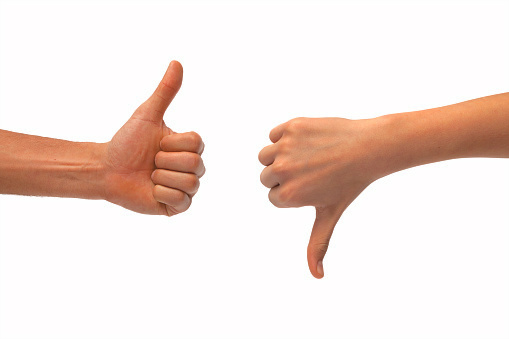
#> input picture cv_exercises/3 image seg/images/thumbs_up_down.jpg, 509 x 339 px
$ jupyter execute '2 contours.ipynb'   (shell and % lines are left out)
#> lines starting #> are read from the running program, lines starting #| are printed output that depends on the picture; after the words box and inside, x2 and y2 are one past the last pixel; in counts of white or black regions, pixels touching at a corner belong together; long printed decimals are rounded
[cell 1]
import numpy as np
import matplotlib.pyplot as plt
import cv2

image = cv2.imread('images/thumbs_up_down.jpg')
#> image is the input picture: shape (339, 509, 3); mean B, G, R 221.7, 227.3, 242.6
image = cv2.cvtColor(image, cv2.COLOR_BGR2RGB)

plt.imshow(image)

[cell 2]
gray = cv2.cvtColor(image,cv2.COLOR_RGB2GRAY)
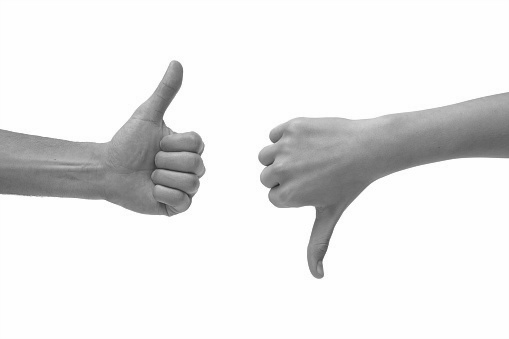
#> gray: shape (339, 509); min 32, max 255, mean 231.4
retval, binary = cv2.threshold(gray, 225, 255, cv2.THRESH_BINARY_INV)
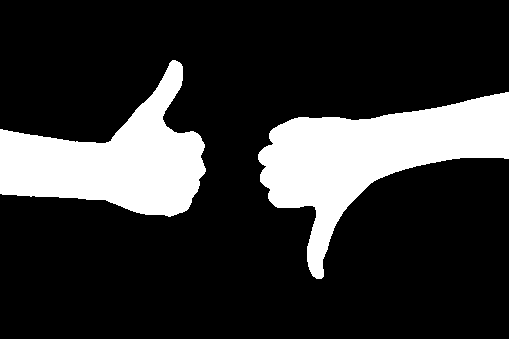
#> binary: shape (339, 509); 19.8% white; 2 white regions
plt.imshow(binary,cmap='gray')

[cell 3]
contours,hierarchy = cv2.findContours(binary,cv2.RETR_TREE,cv2.CHAIN_APPROX_SIMPLE)
#> contours = 2 contours; box (x1, y1, x2, y2) and area: (258, 92, 509, 279) 18140, (0, 60, 206, 217) 15366
contours_image = np.copy(image)
contours_image = cv2.drawContours(contours_image,contours,-1,(0,255,0),3)
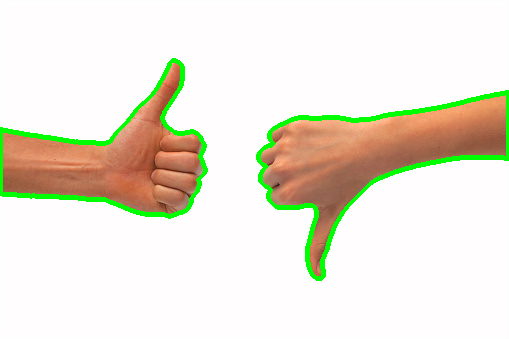
#> contours_image: shape (339, 509, 3); mean R, G, B 234.3, 230.1, 215.5
plt.imshow(contours_image)
# contours

[cell 4]
def orientations(countour_val):
    angles = []
#     a = cv2.fitEllipse(countour_val)
#     angles.append(a[2])
    for contour in countour_val:
        ellipse = cv2.fitEllipse(contour)
        cv2.ellipse(image,ellipse,(255,0,0),2,cv2.LINE_AA)
        angles.append(ellipse[2])
    plt.imshow(image)
    return angles
angles = orientations(contours)
#> the loop in orientations, `for contour in countour_val:` made 2 passes
#> ellipse on passes 1 to 2: ((355.8, 165.5), (142.2, 254.6), 61.36), ((119.2, 147.6), (152.1, 191.4), 82.28)
#> after the loop in orientations, `for contour in countour_val:`:
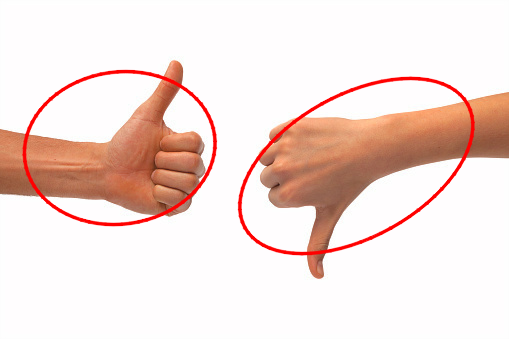
#> image: shape (339, 509, 3); mean R, G, B 242.9, 222.1, 216.6
#> after the loop in orientations, `for contour in countour_val:`: angles = [61.36, 82.28]
#> angles = [61.36, 82.28]
print('Angles of each contour (in degrees): ' + str(angles))
#| Angles of each contour (in degrees): [61.358, 82.276]

[cell 5]
#bounding rectangle
def left_hand_crop(image,selected_contour):
    x,y,w,h = cv2.boundingRect(selected_contour)
    cropped_image = np.copy(image)
    cropped_image = cropped_image[y:y+h,x:x+w]
    return cropped_image

selected_contour = contours[1]
#> selected_contour = contour of 245 points, box (x1, y1, x2, y2) (0, 60, 206, 217), area 15366

if(selected_contour is not None):
    cropped_image = left_hand_crop(image,selected_contour)
#> in left_hand_crop, `x,y,w,h = cv2.boundingRect(selected_contour)`: x = 0; y = 60; w = 206; h = 157
#> in left_hand_crop, `cropped_image = cropped_image[y:y+h,x:x+w]`:
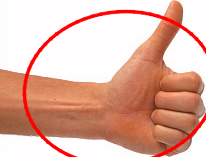
#> cropped_image: shape (157, 206, 3); mean R, G, B 225.8, 179.6, 165.2
    plt.imshow(cropped_image)
